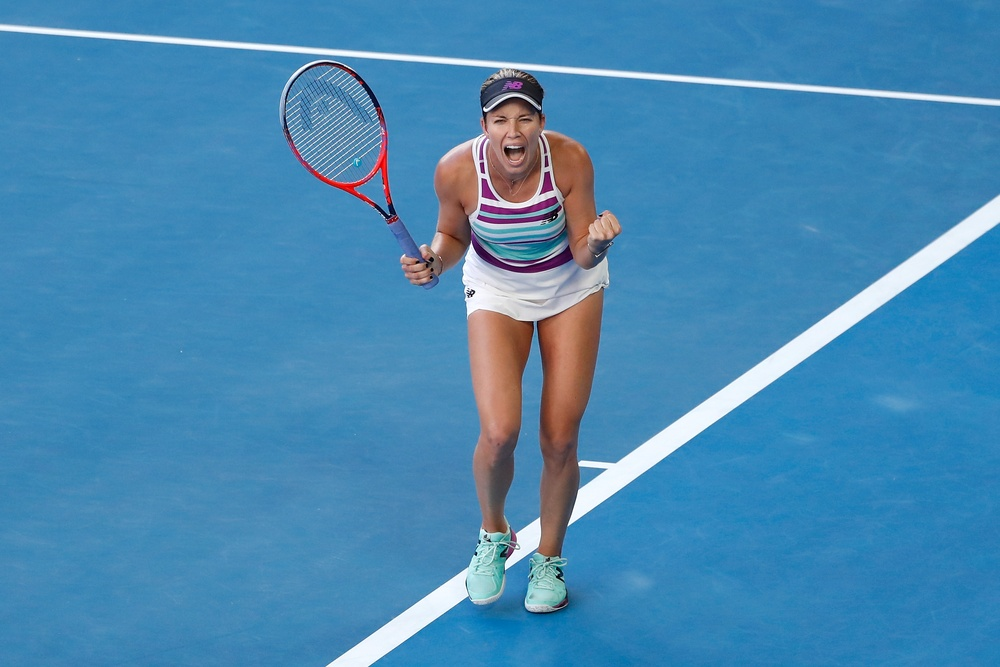
#> input picture images/a.jpg, 1000 x 667 px, shrunk from 3006 x 2004 before the run
$ jupyter execute assignment.ipynb   (shell and % lines are left out)
#> lines starting #> are read from the running program, lines starting #| are printed output that depends on the picture; after the words box and inside, x2 and y2 are one past the last pixel; in counts of white or black regions, pixels touching at a corner belong together
[cell 1]
import cv2 as cv
import numpy as np
import pandas as pd
import matplotlib.pyplot as plt

[cell 2]
%pylab inline

1. Download all the images from the given link

[cell 3]
images_loc = ['images/a.jpg', 'images/b.jpg', 'images/c.jpg']

def read(loc):
#> called with loc = 'images/a.jpg'
    return cv.imread(loc, cv.COLOR_RGB2BGR)
#> returned value is the input picture: shape (667, 1000, 3); mean B, G, R 179.3, 136.7, 71.9

def show(image, title='Image'):
    plt.axis('off')
    plt.imshow(cv.cvtColor(image, cv.COLOR_BGR2RGB), interpolation='none')
    plt.show()


images = list(map(read, images_loc))
#> call 2 of read, with loc = 'images/b.jpg'
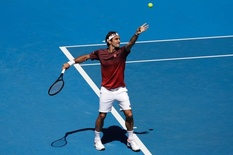
#> input picture images/b.jpg, 233 x 155 px, shrunk from 700 x 467 before the run
#> in read, returned value is the input picture: shape (155, 233, 3); mean B, G, R 160.1, 113.8, 33.7
#> call 3 of read, with loc = 'images/c.jpg'
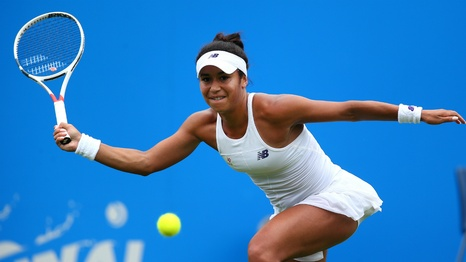
#> input picture images/c.jpg, 466 x 262 px, shrunk from 1400 x 788 before the run
#> in read, returned value is the input picture: shape (262, 466, 3); mean B, G, R 197.3, 129, 46.4
#> images = 3 items

2. Reduce the amount of colors in the images

[cell 4]
def tennis_ball_mask(image):

    green_lower = (20, 100, 180)
    green_upper = (60, 255, 255)

    hsv = cv.cvtColor(image, cv.COLOR_BGR2HSV)
#> hsv: shape (262, 466, 3); mean H, S, V 91.4, 203.4, 206

    mask = cv.inRange(hsv, green_lower, green_upper)
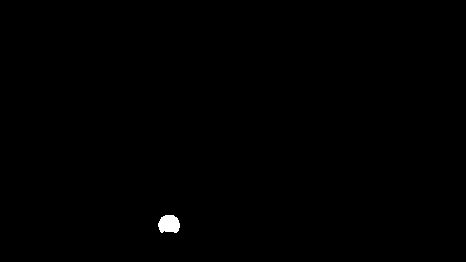
#> mask: shape (262, 466); 0.26% white; 1 white region, box (x1, y1, x2, y2) and area: (158, 215, 180, 233) 321
    mask = cv.dilate(mask, None, iterations=2)
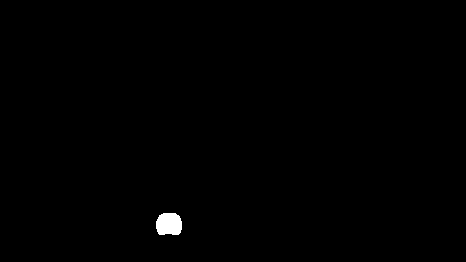
#> mask: shape (262, 466); 0.41% white; 1 white region, box (x1, y1, x2, y2) and area: (156, 213, 182, 235) 502
    mask = cv.erode(mask, None, iterations=2)
#> mask: shape (262, 466); 0.26% white; 1 white region, box (x1, y1, x2, y2) and area: (158, 215, 180, 233) 322

    return mask

3. Find all images with a basketball

[cell 5]
show(images[2])
mask = tennis_ball_mask(images[2])
show(cv.cvtColor(mask, cv.COLOR_GRAY2BGR))
#> in show (call 2), `plt.imshow(cv.cvtColor(image, cv.COLOR_BGR2RGB), interpolation='none')`: image: shape (262, 466, 3); 0.26% white; 1 white region

[cell 6]
def mark_object(image, mask):

    contours = cv.findContours(mask.copy(), cv.RETR_EXTERNAL, cv.CHAIN_APPROX_SIMPLE)[-2]
#> contours = 1 contour; box (x1, y1, x2, y2) and area: (158, 215, 180, 233) 291

    print(contours)
#> (printed output is left out)

    # find the largest contour in the mask, then use
    # it to compute the minimum enclosing circle and
    # centroid
    c = max(contours, key=cv.contourArea)
#> c = contour of 33 points, box (x1, y1, x2, y2) (158, 215, 180, 233), area 291
    ((x, y), radius) = cv.minEnclosingCircle(c)
#> x = 168.7; y = 224.6; radius = 10.79

    # draw the circle and centroid on the frame,
    # then update the list of tracked points
    cv.circle(image, (int(x), int(y)), int(radius), (0, 0, 255), 10)
    return image

marked = mark_object(images[2], mask)
show(marked)
#> call 3 of show, with title = 'Image'
#> in show (call 3), `plt.show()`:
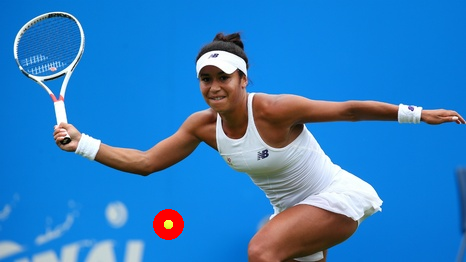
#> shown: shape (262, 466, 3); mean R, G, B 47.2, 128, 196.5
